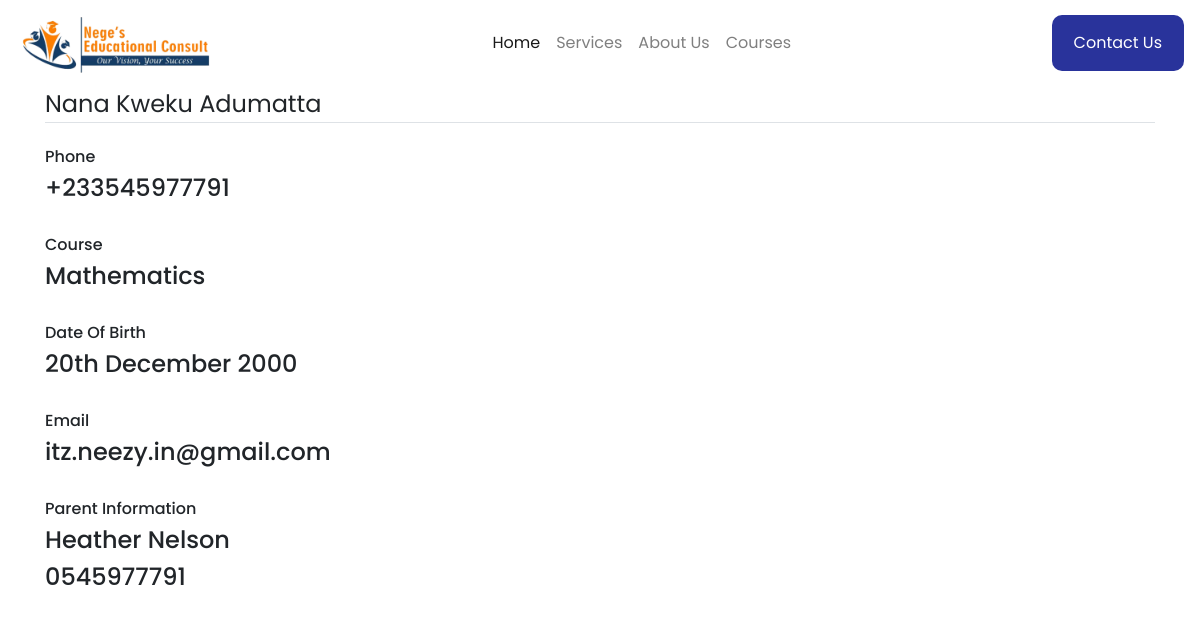
Screenshot of /student/1 with the database file from the repository.
### app.py (models this page shows, shortened)
class Registration(db.Model):
    id = db.Column(db.Integer, primary_key=True)
    name = db.Column(db.String, nullable=False)
    dob = db.Column(db.String, nullable=False)
    phone = db.Column(db.String, nullable=False)
    email = db.Column(db.String, nullable=True)
    parentname = db.Column(db.String, nullable=True)
    parentphone = db.Column(db.String, nullable=True)
    course = db.Column(db.String, nullable=False)
    date_created = db.Column(db.DateTime, default=datetime.utcnow)

### app.py (the view)
@app.route('/student/<int:id>')
def student(id):
    student=Registration.query.filter_by(id=id).first()
    return render_template("student.html", student=student)

### templates/student.html
{% extends "layout.html" %}
{% block body %}
<div class="container">
    <legend class="border-bottom mb-4">{{student.name}}</legend>
    <h6>Phone</h4>
    <h4>{{student.phone}}</h4>
    <br>
    <h6>Course</h4>
    <h4>{{student.course}}</h4>
    <br>
    <h6>Date Of Birth</h6>
    <h4>{{student.dob}}</h4>
    <br>
    <h6>Email</h6>
    <h4>{{student.email}}</h4>
    <br>
    <h6>Parent Information</h6>
    <h4>{{student.parentname}}</h4>
    <h4>{{student.parentphone}}</h4>
</div>
{% endblock %}

### static/css/style.css (style rules this page uses)
html { scroll-behavior: smooth; }
body { font-family: 'Poppins','sans-serif'; }

### rows the page displays
Registration: name "Nana Kweku Adumatta", phone "+233545977791", course "Mathematics", dob "20th December 2000", email "itz.neezy.in@gmail.com", parentname "Heather Nelson", parentphone "0545977791"
